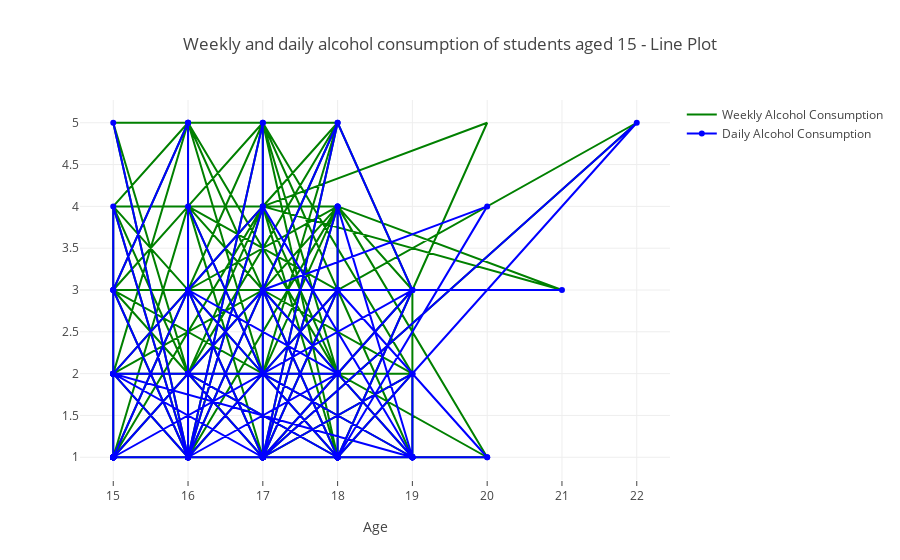

Write notebook code for a chart like this one.
### Markdown cell above
Weekly and daily alcohol consumption of students aged 15 years is given below

Intermediate values were not marked because alcohol consumption was an int number

In general, more alcohol is consumed over the weekend

Median values are not marked because alcohol consumption is counted as int, so the graph looks mixed

### Code cell
student_mat_dataframe2 = student_mat_dataframe.loc[:,["school","age","Dalc","Walc"]]


trace1 = go.Scatter(
    x = student_mat_dataframe2.age,
    y = student_mat_dataframe2.Walc,
    mode = "lines",
    name="Weekly Alcohol Consumption",
    marker = dict(color = 'green'),
    text = student_mat_dataframe2.school
)

trace2 = go.Scatter(
    x = student_mat_dataframe2.age,
    y = student_mat_dataframe2.Dalc,
    mode = "lines+markers",
    name="Daily Alcohol Consumption",
    marker = dict(color = 'blue'),
    text = student_mat_dataframe2.school
)

newData = [trace1,trace2]

layout = dict(title="Weekly and daily alcohol consumption of students aged 15 - Line Plot",
             xaxis=dict(title="Age",ticklen=5,zeroline=False))
fig = dict(data = newData,layout=layout)
iplot(fig)

### Figure 1 — Plotly figure (JSON) as saved in the notebook; plotly's stock layout.template omitted (floating-point values rounded to 4 significant figures; data arrays with more than 128 entries replaced by an {"elided": "..."} marker saying what was removed)
{"data": [{"marker": {"color": "green"}, "mode": "lines", "name": "Weekly Alcohol Consumption", "text": {"elided": "395 str values"}, "type": "scatter", "uid": "56460718-bf59-11e8-ae8d-080027c6da3c", "x": {"elided": "395 int values"}, "y": {"elided": "395 int values"}}, {"marker": {"color": "blue"}, "mode": "lines+markers", "name": "Daily Alcohol Consumption", "text": {"elided": "395 str values"}, "type": "scatter", "uid": "56460719-bf59-11e8-ae8d-080027c6da3c", "x": {"elided": "395 int values"}, "y": {"elided": "395 int values"}}], "layout": {"title": "Weekly and daily alcohol consumption of students aged 15 - Line Plot", "xaxis": {"ticklen": 5, "title": "Age", "zeroline": false}}}
